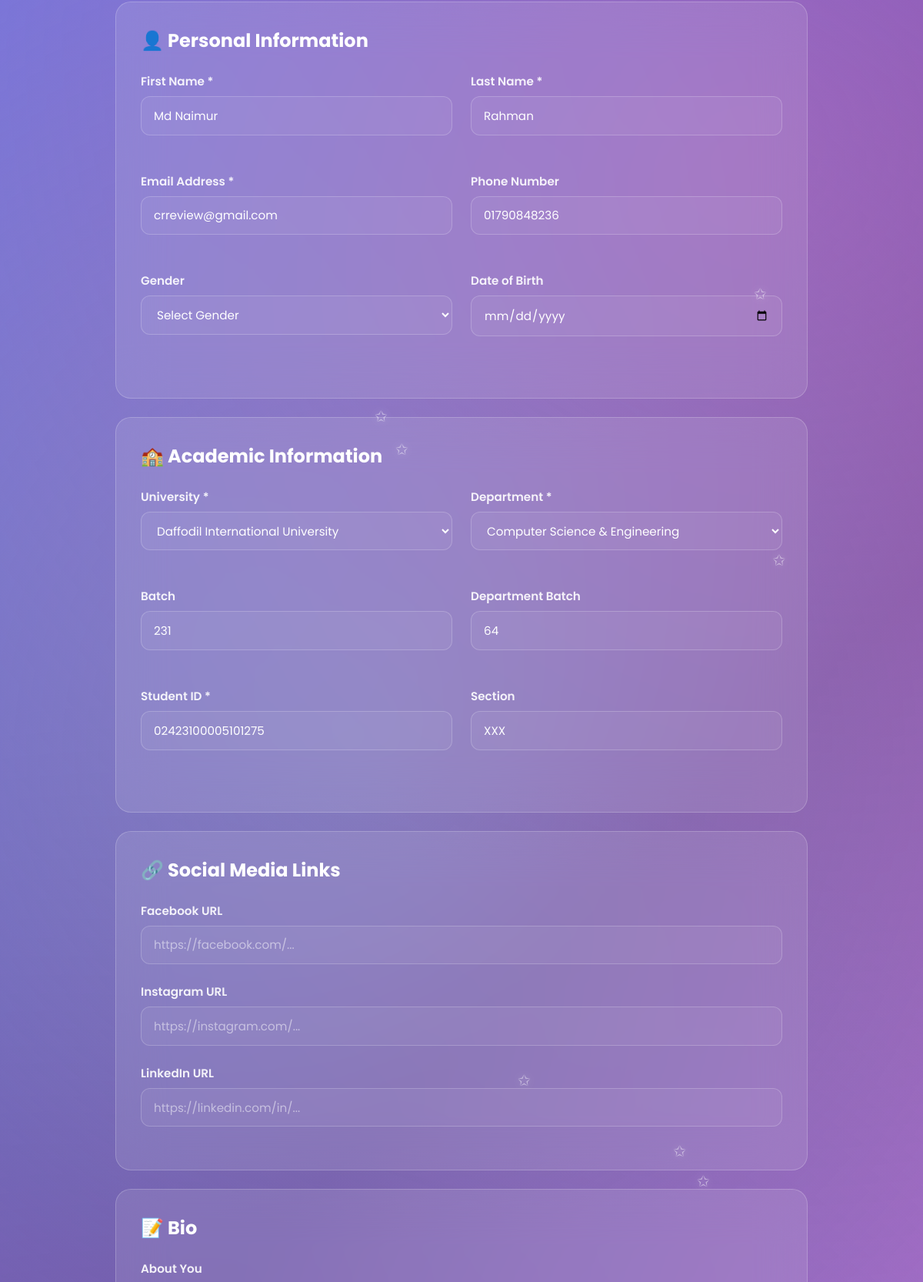
The page /edit_user/md-naimur-rahman/ (signed in, middle part) on the database as committed earlier.
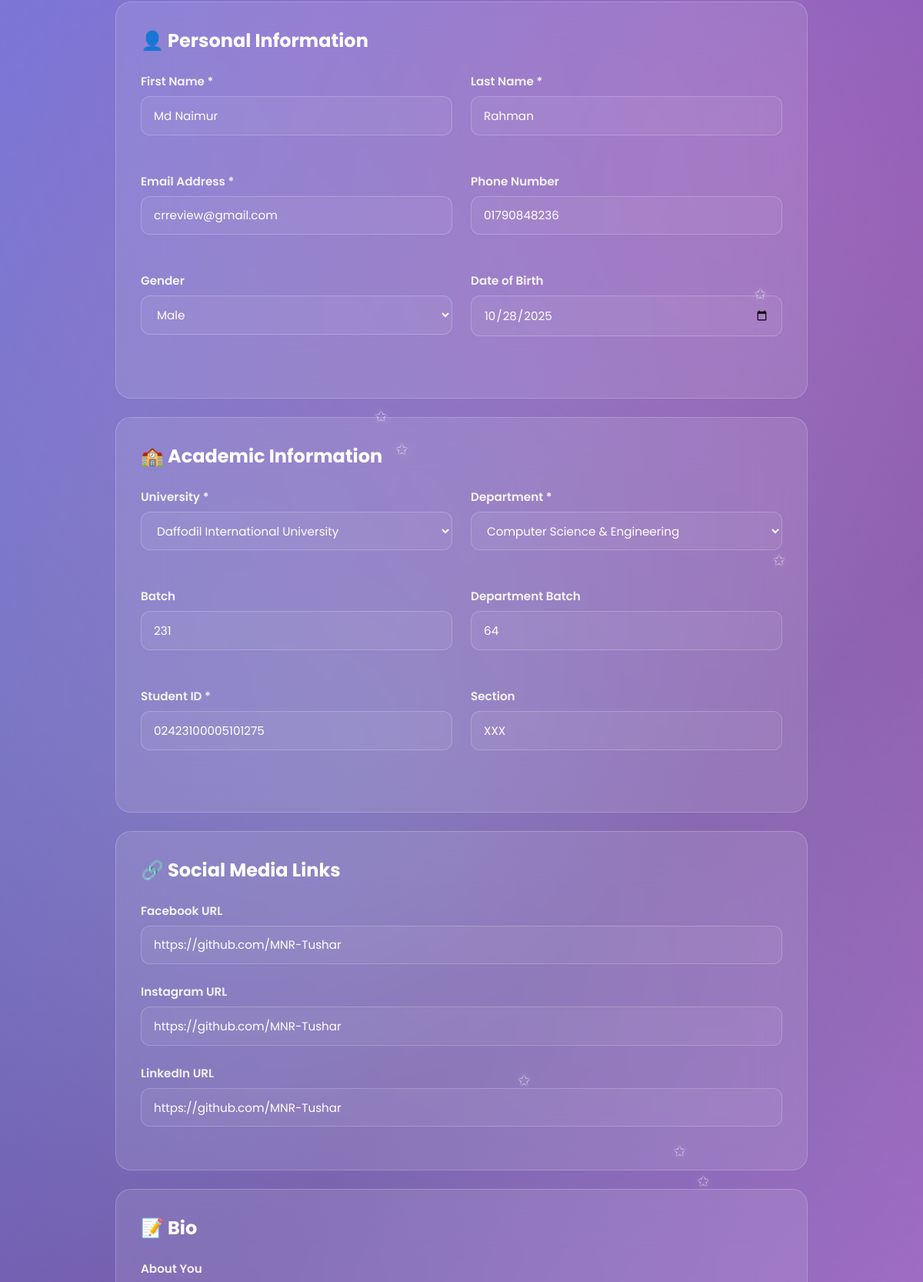
The same page on the database as committed later.
### userprofile/models.py (models this page shows, shortened)
class User(AbstractBaseUser,PermissionsMixin):
    university=models.ForeignKey(University, on_delete=models.SET_NULL,related_name='university',null=True,blank=True)
    department=models.ForeignKey(Department, on_delete=models.SET_NULL,related_name='department',null=True,blank=True)
    profile_picture=models.ImageField(upload_to=user_profile_picture_path,null=True,blank=True)
    first_name = models.CharField(max_length=50)
    last_name = models.CharField(max_length=50)
    gender = models.CharField(choices=[('M', 'Male'), ('F', 'Female')], max_length=1)
    email = models.EmailField(unique=True)
    phone=models.CharField(max_length=20,null=True,blank=True)
    date_of_birth=models.DateField(null=True,blank=True)
    student_id=models.CharField(max_length=50,unique=True,null=True,blank=True)
    batch=models.CharField(max_length=20,null=True,blank=True)
    dept_batch = models.CharField(max_length=20 , blank=True, null=True)
    section=models.CharField(max_length=20,null=True,blank=True)
    bio=models.TextField(null=True,blank=True)
    facebook_url=models.URLField(default='https://www.facebook.com/')
    instagram_url=models.URLField(default='https://www.instagram.com/')
    linkedin_url=models.URLField(default='https://www.linkedin.com/')
    role=models.CharField(max_length=20, default='student')
    slug=models.SlugField(blank=True,unique=True)
    is_email_verified = models.BooleanField(default=False)
    email_verification_token = models.UUIDField(blank=True, null=True, editable=False)
    email_verification_token_created = models.DateTimeField(blank=True, null=True)
    password_reset_token = models.UUIDField(null=True, blank=True, editable=False)
    password_reset_token_created = models.DateTimeField(null=True, blank=True)
    is_active = models.BooleanField(default=True)
    is_staff = models.BooleanField(default=False)
    created_at = models.DateTimeField(auto_now_add=True)
    updated_at = models.DateTimeField(auto_now=True)
    deleted_at = models.DateTimeField(blank=True, null=True)
    USERNAME_FIELD = 'email'
    REQUIRED_FIELDS = ['first_name','last_name']
    objects = CustomUserManager()

### cr/models.py (models this page shows, shortened)
class University(models.Model):
    Public = "Public"
    Private = "Private"
    university_type = [
        (Public,"Public"),
        (Private,"Private"),
    ]
    title =models.CharField(max_length=100,unique=True,blank=False,null=False)
    type =models.CharField(max_length=100,choices=university_type)
    address=models.CharField(max_length=150, blank=True, null=True)
    slug=models.SlugField(blank=True,unique=True)
    created_at=models.DateTimeField(auto_now_add=True)
    updated_at=models.DateTimeField(auto_now=True)
    daleted_at=models.DateTimeField(auto_now=True,blank=True,null=True)

class Department(models.Model):
    university=models.ForeignKey(University, on_delete=models.CASCADE,related_name='departments')
    title=models.CharField(max_length=50,unique=True,blank=False,null=False)
    code=models.CharField(max_length=50,unique=True,blank=True,null=True)
    slug=models.SlugField(blank=True,unique=True)
    created_at=models.DateTimeField(auto_now_add=True)
    updated_at=models.DateTimeField(auto_now=True)
    daleted_at=models.DateTimeField(auto_now=True,blank=True,null=True)

### userprofile/views.py (the view, shortened to what this page needs)
# urls.py: path('edit_user/<str:slug>/',edit_user,name="edit_user"),
@login_required
def edit_user(request,slug):
    user = get_object_or_404(User,slug=slug)
    university = University.objects.all()
    department = Department.objects.all()
    if request.user != user:
        messages.error(request, "You are not authorized to edit this profile.")
        return redirect('home')
    context = {
            'user':request.user,
            'university':university,
            'department':department,
        }
    return render(request,'user_profile/edit_user.html',context)

### templates/user_profile/edit_user.html (shortened to what the changed rows need)
{% extends 'base.html' %}
{% load static %}
{% block content %}
<div class="container_edit">
    <form method="POST" enctype="multipart/form-data">
        <div class="tab-content active">
            <div class="card_edit">
                <h2>👤 Personal Information</h2>
                <div class="form-row">
                    <div class="form-group">
                        <label for="firstName">First Name *</label>
                        <input type="text" id="firstName" name="first_name" placeholder="Enter your first name" value="{{ user.first_name }}">
                    </div>
                    <div class="form-group">
                        <label for="lastName">Last Name *</label>
                        <input type="text" id="lastName" name="last_name" placeholder="Enter your last name" value="{{ user.last_name }}">
                    </div>
                </div>
                <div class="form-row">
                    <div class="form-group">
                        <label for="email">Email Address *</label>
                        <input type="email" id="email" name="email" placeholder="your@email.com" value="{{ user.email }}">
                    </div>
                    <div class="form-group">
                        <label for="phone">Phone Number</label>
                        <input type="tel" id="phone" name="phone" placeholder="+880 1XXX XXXXXX" value="{{ user.phone }}">
                    </div>
                </div>
                <div class="form-row">
                    <div class="form-group">
                        <label for="gender">Gender</label>
                        <select id="gender" name="gender">
                            <option value="">Select Gender</option>
                            <option value="M" {% if user.gender == 'M' %}selected{% endif %}>Male</option>
                        </select>
                    </div>
                    <div class="form-group">
                        <label for="dob">Date of Birth</label>
                        <input type="date" id="dob" name="date_of_birth" value="{{ user.date_of_birth|date:'Y-m-d' }}">
                    </div>
                </div>
            </div>
            <div class="card_edit">
                <h2>🏫 Academic Information</h2>
                <div class="form-row">
                    <div class="form-group">
                        <label for="university">University *</label>
                        <select id="university" name="university">
                            {% for uni in university %}
                                <option value="{{ uni.id }}" {% if user.university.id == uni.id %}selected{% endif %}>{{ uni.title }}</option>
                            {% endfor %}
                        </select>
                    </div>
                    <div class="form-group">
                        <label for="department">Department *</label>
                        <select id="department" name="department">
                            {% for dept in department %}
                                <option value="{{ dept.id }}" {% if user.department.id == dept.id %}selected{% endif %}>{{ dept.title }}</option>
                            {% endfor %}
                        </select>
                    </div>
                </div>
                <div class="form-row">
                     <div class="form-group">
                        <label for="batch">Batch</label>
                        <input type="text" id="batch" name="batch" placeholder="231" value="{{ user.batch }}">
                    </div>
                    <div class="form-group">
                        <label for="batch">Department Batch </label>
                        <input type="text" id="batch" name="dept_batch" placeholder="64" value="{{ user.dept_batch}}">
                    </div>
                </div>
                 <div class="form-row">
                    <div class="form-group">
                        <label for="studentId">Student ID *</label>
                        <input type="text" id="studentId" name="student_id" placeholder="Your student ID" value="{{ user.student_id }}">
                    </div>
                     <div class="form-group">
                        <label for="section">Section</label>
                        <input type="text" id="section" name="section" placeholder="64_X" value="{{ user.section }}">
                    </div>
                </div>
            </div>
            <div class="card_edit">
                <h2>🔗 Social Media Links</h2>
                <div class="form-group">
                    <label for="facebook">Facebook URL</label>
                    <input type="url" id="facebook" name="facebook_url" placeholder="https://facebook.com/..." value="{{ user.facebook_url }}">
                </div>
                <div class="form-group">
                    <label for="instagram">Instagram URL</label>
                    <input type="url" id="instagram" name="instagram_url" placeholder="https://instagram.com/..." value="{{ user.instagram_url }}">
                </div>
                <div class="form-group">
                    <label for="linkedin">LinkedIn URL</label>
                    <input type="url" id="linkedin" name="linkedin_url" placeholder="https://linkedin.com/in/..." value="{{ user.linkedin_url }}">
                </div>
            </div>
            <div class="card_edit">
                <h2>📝 Bio</h2>
            </div>
        </div>
    </form>
</div>
{% endblock content %}

Rows that differ between the two databases and show on the page:
changed User "Md Naimur": gender (not shown) → "Male"; date_of_birth (not shown) → "10/28/2025"; facebook_url (not shown) → "https://github.com/MNR-Tushar"; instagram_url (not shown) → "https://github.com/MNR-Tushar"; linkedin_url (not shown) → "https://github.com/MNR-Tushar"
Other text that changed with them:
form field gender: "Select Gender" → (not shown)
